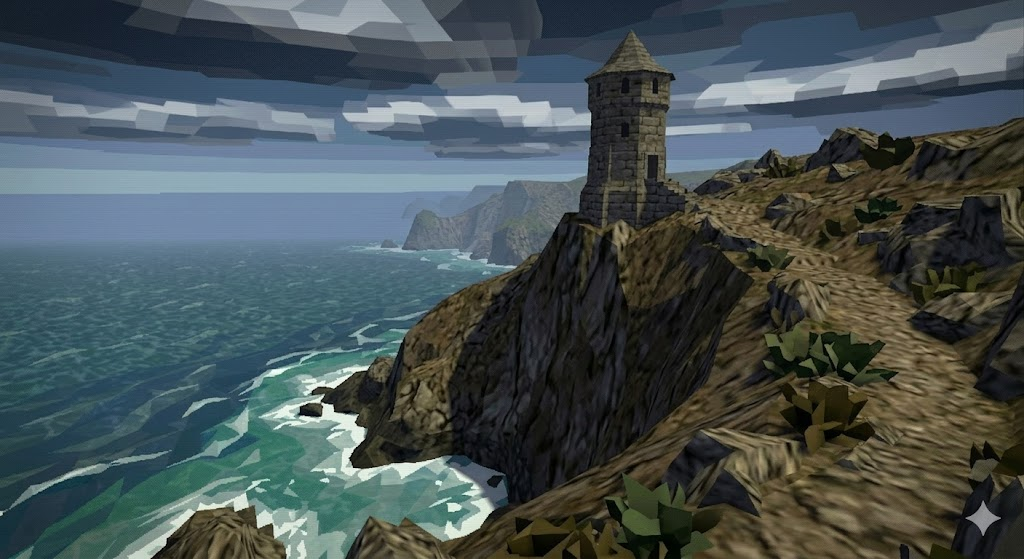
#> input picture tools/autodev/captures/Image_Exemple_Menu.jpg, 1024 x 559 px
$ python image_to_3d_objects.py captures/Image_Exemple_Menu.jpg
#> lines starting #> are read from the running program, lines starting #| are printed output that depends on the picture; after the words box and inside, x2 and y2 are one past the last pixel; in counts of white or black regions, pixels touching at a corner belong together
"""Image-to-3D Object Pipeline - Detour, extract, and generate Blender scripts.

1. Segment image into distinct objects (watershed + color clustering)
2. Extract each object silhouette polygon (contour -> simplified vertices)
3. Capture pixel-perfect color palette per object
4. Generate Blender Python script to create low-poly 3D mesh per object
5. Output: one .py per object + manifest.json

Usage: python image_to_3d_objects.py <reference.png> --output-dir <dir>
"""
import sys, json, os
import numpy as np
import cv2
from PIL import Image
from collections import Counter


def segment_objects(image_path, output_dir, min_area=2000):
#> called with image_path = 'captures/Image_Exemple_Menu.jpg', output_dir = '.', min_area = 2000
    os.makedirs(output_dir, exist_ok=True)

    img = cv2.imread(image_path)
#> img is the input picture: shape (559, 1024, 3); mean B, G, R 84.6, 83, 71.8
    h, w = img.shape[:2]
#> h = 559; w = 1024
    rgb = cv2.cvtColor(img, cv2.COLOR_BGR2RGB)
    gray = cv2.cvtColor(img, cv2.COLOR_BGR2GRAY)
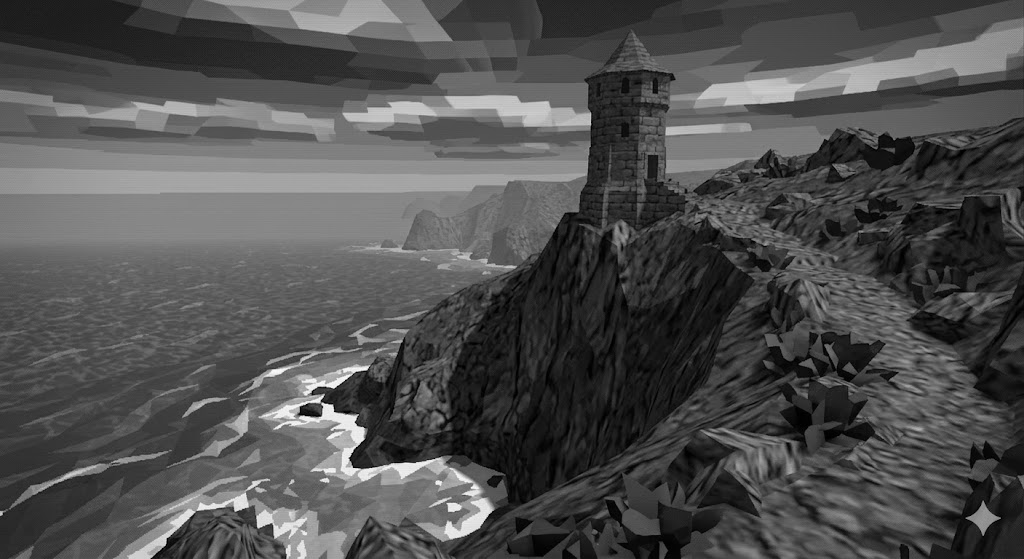
#> gray: shape (559, 1024); min 0, max 252, mean 79.8

    # Step 1: Color quantize to N64 palette (12 colors)
    pixels = img.reshape(-1, 3).astype(np.float32)
    k = 12
    criteria = (cv2.TERM_CRITERIA_EPS + cv2.TERM_CRITERIA_MAX_ITER, 20, 1.0)
    _, labels, centers = cv2.kmeans(pixels, k, None, criteria, 5, cv2.KMEANS_PP_CENTERS)
#> centers = [[33.25, 35.2, 34.24], [129.9, 118.1, 95.47], [175.5, 169.3, 149.2], [110.3, 99.69, 72.06], [67.08, 55.16, 39.36], [13.69, 18.34, 17.69], [57.27, 80.53, 88.43], [38.07, 57.95, 63.61], [92.25, 79.58, 54.05], [81.49, 107.6, 117.9], [210.6, 214.3, 201.3], [160.6, 138.6, 116.9]]
    centers_uint8 = centers.astype(np.uint8)
#> centers_uint8 = [[33, 35, 34], [129, 118, 95], [175, 169, 149], [110, 99, 72], [67, 55, 39], [13, 18, 17], [57, 80, 88], [38, 57, 63], [92, 79, 54], [81, 107, 117], [210, 214, 201], [160, 138, 116]]
    label_map = labels.reshape(h, w)
#> label_map: shape (559, 1024) int32; 12 distinct labels, from 0 to 11

    # Step 2: Edge detection
    edges = cv2.Canny(gray, 40, 120)
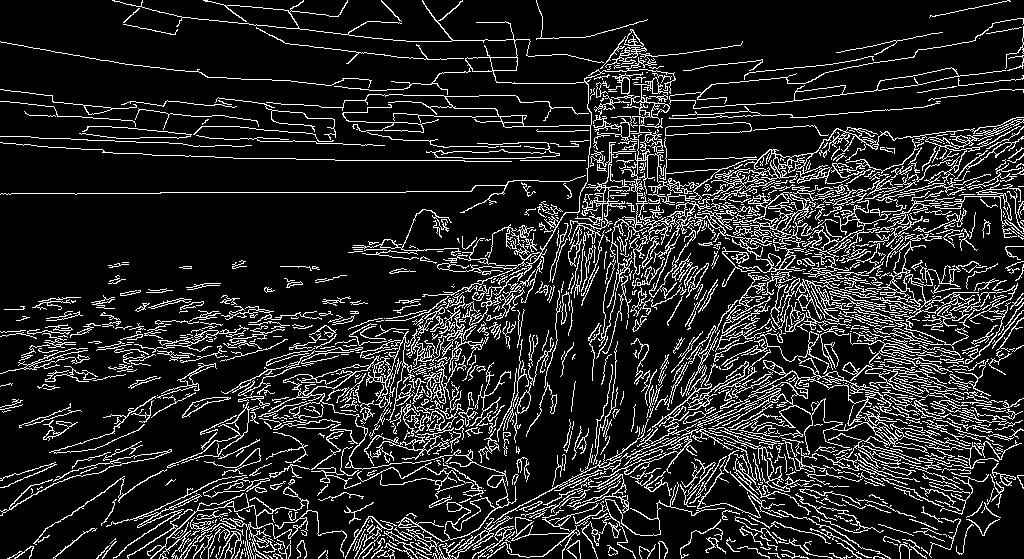
#> edges: shape (559, 1024); 14.2% white in thin lines or dots
    kernel = np.ones((3, 3), np.uint8)

    # Step 3: Extract objects per color zone
    objects = []
    obj_id = 0

    for ci in range(k):
        mask = ((label_map == ci) * 255).astype(np.uint8)
        mask = cv2.morphologyEx(mask, cv2.MORPH_CLOSE, kernel, iterations=2)
        mask = cv2.morphologyEx(mask, cv2.MORPH_OPEN, kernel, iterations=1)

        contours, _ = cv2.findContours(mask, cv2.RETR_EXTERNAL, cv2.CHAIN_APPROX_SIMPLE)

        for cnt in contours:
            area = cv2.contourArea(cnt)
            if area < min_area:
                continue

            epsilon = 0.015 * cv2.arcLength(cnt, True)
            poly = cv2.approxPolyDP(cnt, epsilon, True)

            x, y, bw, bh = cv2.boundingRect(cnt)
            M = cv2.moments(cnt)
            cx = int(M["m10"] / M["m00"]) if M["m00"] > 0 else x + bw // 2
            cy = int(M["m01"] / M["m00"]) if M["m00"] > 0 else y + bh // 2

            # Extract object colors
            obj_mask = np.zeros((h, w), dtype=np.uint8)
            cv2.fillPoly(obj_mask, [cnt], 255)
            obj_pixels = rgb[obj_mask > 0]

            if len(obj_pixels) > 0:
                px_quant = (obj_pixels // 32) * 32 + 16
                px_tuples = [tuple(p) for p in px_quant]
                color_counts = Counter(px_tuples).most_common(5)
                dominant_colors = [
                    {"rgb": list(c), "hex": "#{:02x}{:02x}{:02x}".format(*c),
                     "pct": round(n / len(px_tuples) * 100, 1)}
                    for c, n in color_counts
                ]
                avg_color = [int(x) for x in obj_pixels.mean(axis=0)]
            else:
                dominant_colors = []
                avg_color = [int(c) for c in centers_uint8[ci]]

            obj_type = _classify_object(cx, cy, w, h, area, bw, bh, avg_color)

            vertices_px = [(int(p[0][0]), int(p[0][1])) for p in poly]
            vertices_norm = [(round(p[0][0] / w, 4), round(p[0][1] / h, 4)) for p in poly]

            # Save object mask as RGBA PNG
            obj_crop = img[y:y + bh, x:x + bw].copy()
            obj_mask_crop = obj_mask[y:y + bh, x:x + bw]
            obj_rgba = cv2.cvtColor(obj_crop, cv2.COLOR_BGR2BGRA)
            obj_rgba[:, :, 3] = obj_mask_crop
            obj_filename = "obj_{:02d}_{}.png".format(obj_id, obj_type)
            cv2.imwrite(os.path.join(output_dir, obj_filename), obj_rgba)

            objects.append({
                "id": obj_id,
                "type": obj_type,
                "bbox_px": [x, y, bw, bh],
                "bbox_norm": [round(x / w, 4), round(y / h, 4), round(bw / w, 4), round(bh / h, 4)],
                "centroid_px": [cx, cy],
                "centroid_norm": [round(cx / w, 4), round(cy / h, 4)],
                "area_px": int(area),
                "area_pct": round(area / (h * w) * 100, 2),
                "polygon_vertices": len(vertices_px),
                "vertices_px": vertices_px,
                "vertices_norm": vertices_norm,
                "avg_color_rgb": avg_color,
                "avg_color_hex": "#{:02x}{:02x}{:02x}".format(*avg_color),
                "dominant_colors": dominant_colors[:3],
                "mask_file": obj_filename,
                "region": _classify_region(cx, cy, w, h),
            })
            obj_id += 1
#> this loop made 12 passes
#> pass 1, in segment_objects, `mask = cv2.morphologyEx(mask, cv2.MORPH_OPEN, kernel, iterations=1)`:
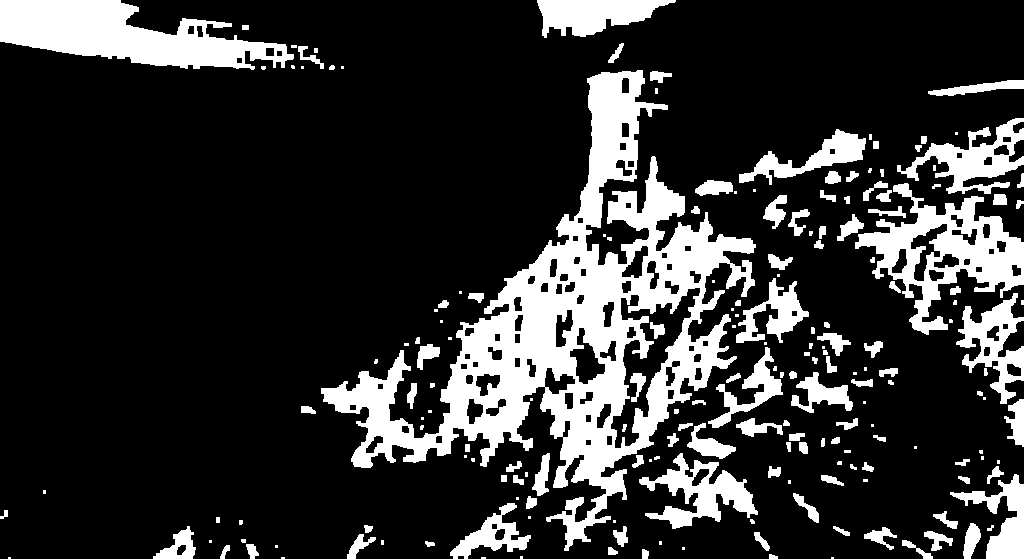
#> mask: shape (559, 1024); 19.7% white; 195 white regions (69 under 20 px), largest, box (x1, y1, x2, y2) and area: (321, 70, 756, 551) 52441, (0, 0, 294, 70) 11562, (855, 183, 1024, 335) 9276
#> pass 1, in segment_objects, `cv2.imwrite(os.path.join(output_dir, obj_filename), obj_rgba)`:
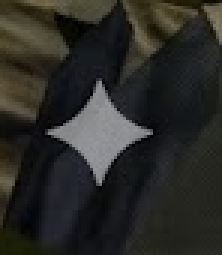
#> saved as obj_00_rock.png: shape (85, 74, 4) (shown 3 times larger); mean B, G, R, A 39, 42.6, 42.7, 97.7
#> after the loop: mask: shape (559, 1024); 10.8% white; 99 white regions (28 under 20 px), largest, box (x1, y1, x2, y2) and area: (0, 99, 589, 257) 41468, (666, 123, 829, 173) 4898, (938, 27, 1024, 75) 2113
#> after the loop:
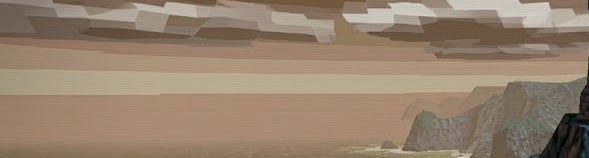
#> obj_crop: shape (158, 589, 3); mean R, G, B 150.8, 130.9, 110.7
#> after the loop: obj_mask: shape (559, 1024); 7.3% white; 1 white region, box (x1, y1, x2, y2) and area: (0, 99, 589, 257) 41592
#> after the loop:
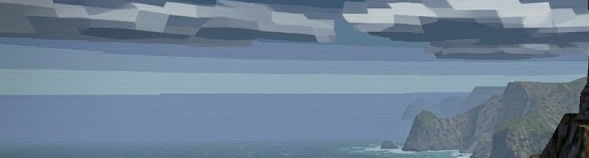
#> obj_rgba: shape (158, 589, 4); mean B, G, R, A 150.8, 130.9, 110.7, 114
#> after the loop, obj_id = 54; objects = 54 items

    objects.sort(key=lambda o: o["area_px"], reverse=True)
    for i, obj in enumerate(objects):
        obj["id"] = i
#> this loop made 54 passes

    # Generate Blender scripts for top objects
    for obj in objects[:8]:
        _generate_blender_script(obj, output_dir, w, h)
#> this loop made 8 passes
#> (obj_type in _generate_blender_script, avg_color in _generate_blender_script, obj_height in _generate_blender_script) on passes 1 to 8: ('cliff_face', [0.314, 0.282, 0.196], 3), ('cliff_face', [0.125, 0.122, 0.114], 3), ('ocean', [0.212, 0.341, 0.376], 0.3), ('ocean', [0.267, 0.408, 0.435], 0.3), ('cliff_face', [0.0941, 0.0941, 0.0941], 3), ('cliff_face', [0.447, 0.537, 0.643], 3), ('terrain', [0.235, 0.216, 0.145], 2), ('terrain', [0.235, 0.216, 0.137], 2)

    # Draw overlay
    overlay = img.copy()
    for obj in objects:
        pts = np.array(obj["vertices_px"], dtype=np.int32)
        cv2.polylines(overlay, [pts], True, (0, 255, 0), 2)
        cv2.putText(overlay, "{}:{}".format(obj["id"], obj["type"]),
                    (obj["centroid_px"][0] - 20, obj["centroid_px"][1] - 10),
                    cv2.FONT_HERSHEY_SIMPLEX, 0.4, (0, 255, 255), 1)
#> this loop made 54 passes
#> pts on passes 9, 17, 46: [[586, 176], [373, 253], [0, 252], [451, 294]], [[18, 190], [584, 173], [40, 169]], [[939, 98], [872, 91], [746, 107], [799, 117]]
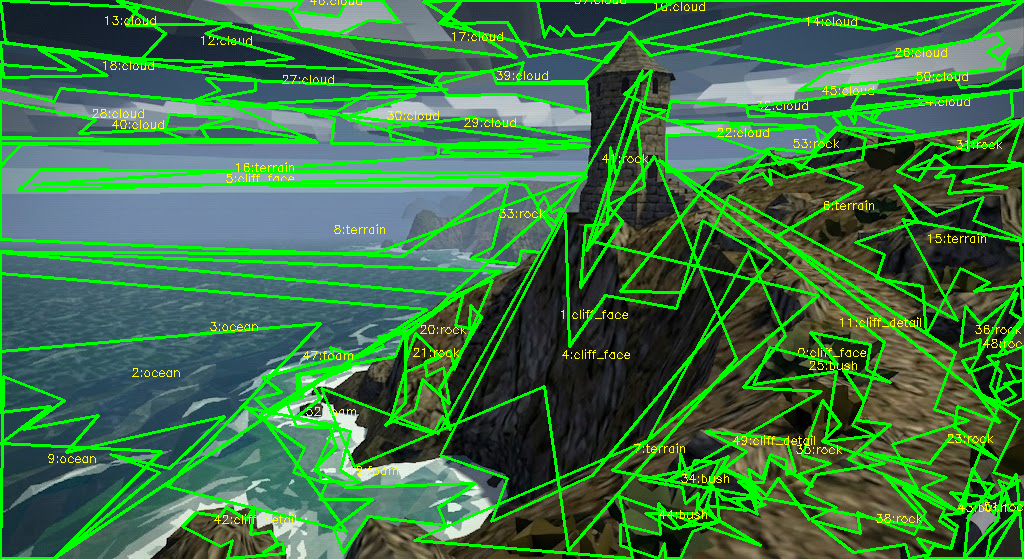
#> overlay: shape (559, 1024, 3); 19.69% of pixels changed, all inside (x1, y1, x2, y2) = (0, 0, 1024, 559)
    cv2.imwrite(os.path.join(output_dir, "objects_overlay.png"), overlay)

    manifest = {
        "source_image": os.path.basename(image_path),
        "image_size": [w, h],
        "total_objects": len(objects),
        "objects": objects,
    }
    class NpEncoder(json.JSONEncoder):
        def default(self, obj):
            if isinstance(obj, np.integer):
                return int(obj)
            if isinstance(obj, np.floating):
                return float(obj)
            if isinstance(obj, np.ndarray):
                return obj.tolist()
            return super().default(obj)

    with open(os.path.join(output_dir, "manifest.json"), "w") as f:
        json.dump(manifest, f, indent=2, cls=NpEncoder)

    return manifest


def _classify_object(cx, cy, w, h, area, bw, bh, avg_color):
    rel_y = cy / h
    rel_x = cx / w
    aspect = bh / max(bw, 1)
    r, g, b = avg_color

    if rel_y < 0.3 and b > r and b > g:
        return "cloud" if bw > w * 0.1 else "sky_element"
    if rel_y < 0.45 and aspect > 1.5 and 0.2 < rel_x < 0.6:
        return "tower"
    if rel_y > 0.5 and b > r and (g > r or b > 100):
        return "ocean" if area > w * h * 0.03 else "foam"
    if g > r and g > b and area < w * h * 0.02:
        return "bush"
    if area > w * h * 0.05:
        return "cliff_face"
    if r > 80 and g > 60 and b < 80:
        return "cliff_detail"
    return "rock" if area < w * h * 0.01 else "terrain"


def _classify_region(x, y, w, h):
    rx = "left" if x < w / 3 else "right" if x > 2 * w / 3 else "center"
    ry = "top" if y < h / 3 else "bottom" if y > 2 * h / 3 else "mid"
    return "{}_{}".format(ry, rx)


def _generate_blender_script(obj, output_dir, img_w, img_h):
    obj_id = obj["id"]
    obj_type = obj["type"]
    vertices = obj["vertices_norm"]
    avg_color = [c / 255.0 for c in obj["avg_color_rgb"]]
    dom_colors = obj["dominant_colors"]

    height_map = {
        "tower": 6.0, "cliff_face": 3.0, "cloud": 0.5,
        "ocean": 0.3, "bush": 1.0, "foam": 0.2,
        "rock": 1.5, "terrain": 2.0, "cliff_detail": 2.0,
        "sky_element": 0.3,
    }
    obj_height = height_map.get(obj_type, 1.0)

    lines = []
    lines.append("# Auto-generated Blender script for object {}: {}".format(obj_id, obj_type))
    lines.append("# Pixel-perfect colors extracted from reference image")
    lines.append("import bpy, bmesh")
    lines.append("from mathutils import Vector")
    lines.append("")
    lines.append("bpy.ops.object.select_all(action='SELECT')")
    lines.append("bpy.ops.object.delete()")
    lines.append("")
    lines.append('mesh = bpy.data.meshes.new("{}_{}")'.format(obj_type, obj_id))
    lines.append('obj = bpy.data.objects.new("{}_{}", mesh)'.format(obj_type, obj_id))
    lines.append("bpy.context.collection.objects.link(obj)")
    lines.append("")
    lines.append("bm = bmesh.new()")
    lines.append("base_verts = []")
    lines.append("top_verts = []")

    for vx, vy in vertices:
        x3d = (vx - 0.5) * 20
        z3d = (0.5 - vy) * 20
        lines.append("base_verts.append(bm.verts.new(Vector(({:.2f}, 0, {:.2f}))))".format(x3d, z3d))
        lines.append("top_verts.append(bm.verts.new(Vector(({:.2f}, {:.1f}, {:.2f}))))".format(x3d, obj_height, z3d))

    lines.append("")
    lines.append("bm.verts.ensure_lookup_table()")
    lines.append("n = len(base_verts)")
    lines.append("if n >= 3:")
    lines.append("    try: bm.faces.new(base_verts)")
    lines.append("    except: pass")
    lines.append("    try: bm.faces.new(list(reversed(top_verts)))")
    lines.append("    except: pass")
    lines.append("for i in range(n):")
    lines.append("    j = (i + 1) % n")
    lines.append("    try: bm.faces.new([base_verts[i], base_verts[j], top_verts[j], top_verts[i]])")
    lines.append("    except: pass")
    lines.append("")
    lines.append("bm.to_mesh(mesh)")
    lines.append("bm.free()")
    lines.append("")
    lines.append('mat = bpy.data.materials.new("{}_{}_mat")'.format(obj_type, obj_id))
    lines.append("mat.use_nodes = False")
    lines.append("mat.diffuse_color = ({:.3f}, {:.3f}, {:.3f}, 1.0)".format(*avg_color))
    lines.append("mat.roughness = 0.9")
    lines.append("obj.data.materials.append(mat)")
    lines.append("")

    export_path = os.path.join(output_dir, "{}_{}.glb".format(obj_type, obj_id)).replace("\\", "/")
    lines.append("bpy.context.view_layer.objects.active = obj")
    lines.append("obj.select_set(True)")
    lines.append('bpy.ops.export_scene.gltf(filepath=r"{}", export_format="GLB", use_selection=True)'.format(export_path))
    lines.append('print("Exported: {}_{}.glb")'.format(obj_type, obj_id))

    if dom_colors:
        lines.append("")
        lines.append("# Dominant colors from reference (for vertex painting):")
        for dc in dom_colors:
            r, g, b = [c / 255.0 for c in dc["rgb"]]
            lines.append("# {} ({}%) -> ({:.3f}, {:.3f}, {:.3f})".format(dc["hex"], dc["pct"], r, g, b))

    script_path = os.path.join(output_dir, "blender_{}_{}.py".format(obj_type, obj_id))
    with open(script_path, "w") as f:
        f.write("\n".join(lines))


if __name__ == "__main__":
    if len(sys.argv) < 2:
        print("Usage: python image_to_3d_objects.py <image.png> --output-dir <dir>")
        sys.exit(1)

    image_path = sys.argv[1]
    output_dir = "."
    if "--output-dir" in sys.argv:
        output_dir = sys.argv[sys.argv.index("--output-dir") + 1]

    manifest = segment_objects(image_path, output_dir)
#> manifest = 4 items
    print("Detected {} objects".format(manifest["total_objects"]))
#| Detected 54 objects
    for obj in manifest["objects"][:10]:
        print("  [{}] {:15s} area={:5.1f}% color={} region={} verts={}".format(
            obj["id"], obj["type"], obj["area_pct"],
            obj["avg_color_hex"], obj["region"], obj["polygon_vertices"]))
#> this loop made 10 passes
#|   [0] cliff_face      area= 12.0% color=#504832 region=mid_right verts=10
#|   [1] cliff_face      area= 10.8% color=#201f1d region=mid_center verts=9
#|   [2] ocean           area=  8.3% color=#365760 region=bottom_left verts=7
#|   [3] ocean           area=  8.3% color=#44686f region=mid_left verts=7
#|   [4] cliff_face      area=  7.8% color=#181818 region=mid_center verts=10
#|   [5] cliff_face      area=  7.0% color=#7289a4 region=mid_left verts=8
#|   [6] terrain         area=  4.7% color=#3c3725 region=mid_right verts=10
#|   [7] terrain         area=  4.6% color=#3c3723 region=bottom_center verts=12
#> (further printed lines are left out)
